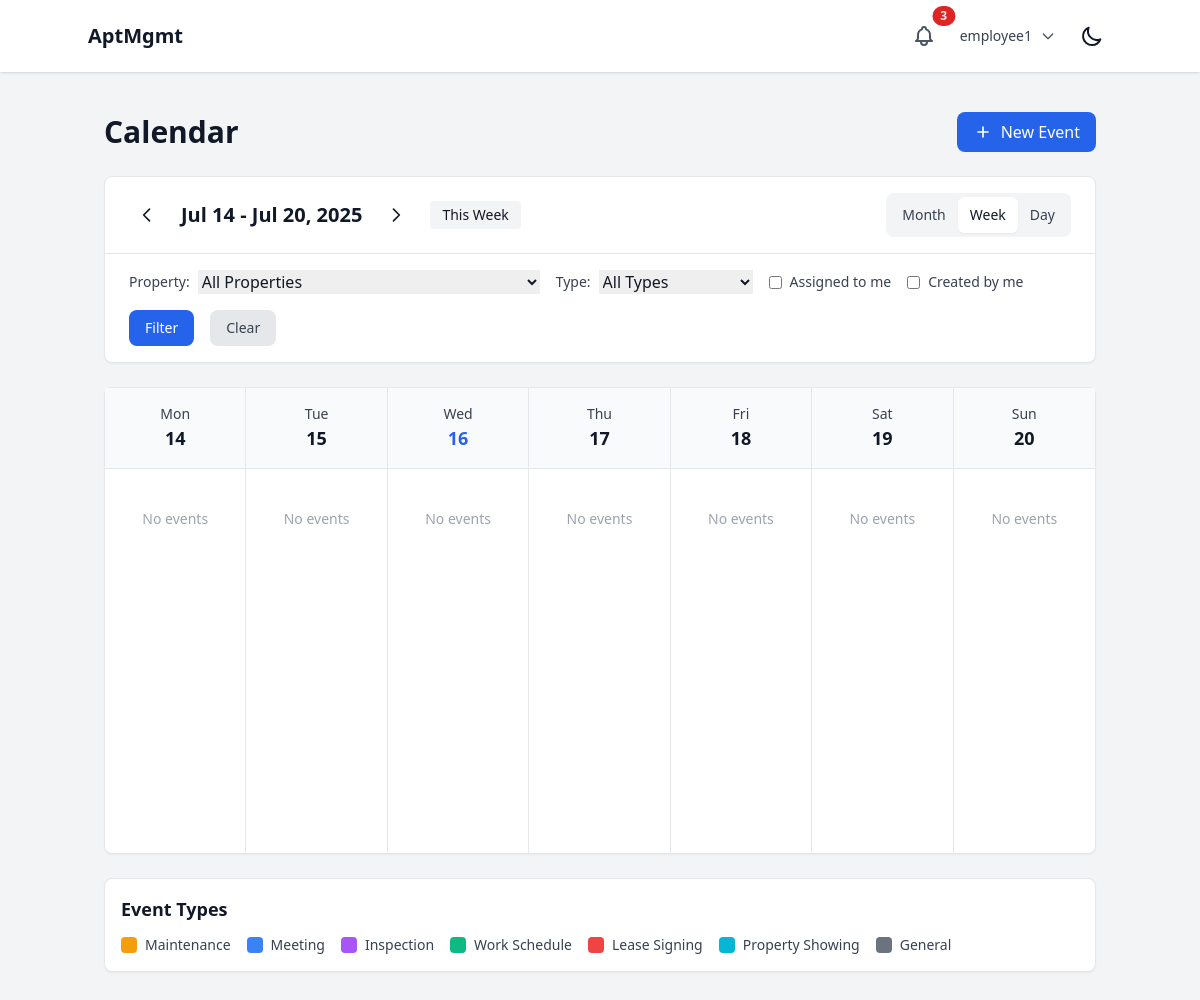
Page /calendar/week/ (signed in) on the earlier database version.
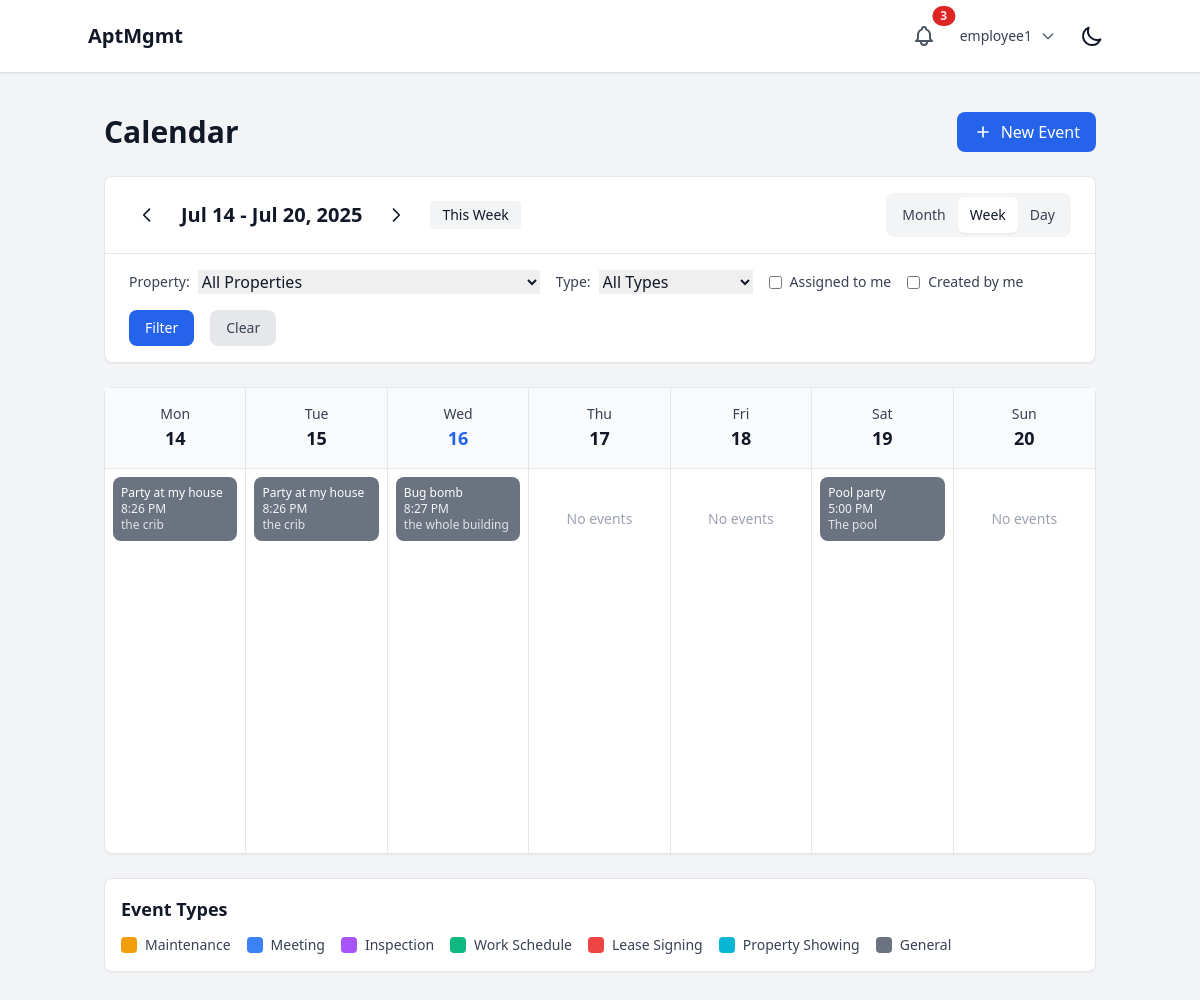
Same page on the later database version.
### events/models.py (models this page shows, shortened)
class CalendarEvent(models.Model):
    class EventType(models.TextChoices):
        MAINTENANCE = "MAINTENANCE", "Maintenance"
        MEETING = "MEETING", "Meeting"
        INSPECTION = "INSPECTION", "Inspection"
        WORK_SCHEDULE = "WORK_SCHEDULE", "Work Schedule"
        LEASE_SIGNING = "LEASE_SIGNING", "Lease Signing"
        PROPERTY_SHOWING = "PROPERTY_SHOWING", "Property Showing"
        GENERAL = "GENERAL", "General"
    class Priority(models.TextChoices):
        LOW = "LOW", "Low"
        MEDIUM = "MEDIUM", "Medium"
        HIGH = "HIGH", "High"
        URGENT = "URGENT", "Urgent"
    title = models.CharField(max_length=200)
    description = models.TextField(blank=True)
    event_type = models.CharField(max_length=20, choices=EventType.choices, default=EventType.GENERAL)
    priority = models.CharField(max_length=10, choices=Priority.choices, default=Priority.MEDIUM)
    start_datetime = models.DateTimeField()
    end_datetime = models.DateTimeField()
    is_all_day = models.BooleanField(default=False)
    property = models.ForeignKey(Property, on_delete=models.CASCADE, related_name="events")
    apartment_unit = models.ForeignKey(ApartmentUnit, on_delete=models.CASCADE, related_name="events", null=True, blank=True)
    location_details = models.CharField(max_length=200, blank=True)
    created_by = models.ForeignKey(settings.AUTH_USER_MODEL, on_delete=models.CASCADE, related_name="created_events")
    assigned_to = models.ManyToManyField(settings.AUTH_USER_MODEL, blank=True, related_name="assigned_events")
    maintenance_request = models.ForeignKey(MaintenanceRequest, on_delete=models.CASCADE, null=True, blank=True, related_name="calendar_events")
    is_completed = models.BooleanField(default=False)
    is_cancelled = models.BooleanField(default=False)
    is_private = models.BooleanField(default=False)  # Private to creator only
    created_at = models.DateTimeField(auto_now_add=True)
    updated_at = models.DateTimeField(auto_now=True)
    class Meta:
        ordering = ['start_datetime']

### events/views.py (the view, shortened to what this page needs)
# urls.py: path('week/', views.calendar_week_view, name='calendar_week'),
@login_required
def calendar_week_view(request):
    today = timezone.now().date()
    days_since_monday = today.weekday()
    start_date = today - timedelta(days=days_since_monday)
    end_date = start_date + timedelta(days=6)
    events = get_user_events(request.user, start_date, end_date)
    filter_form = EventFilterForm(request.GET, user=request.user)
    if filter_form.is_valid():
        events = apply_event_filters(events, filter_form.cleaned_data, request.user)
    week_days = []
    current_date = start_date
    for i in range(7):
        day_start = timezone.make_aware(datetime.combine(current_date, datetime.min.time()))
        day_end = timezone.make_aware(datetime.combine(current_date, datetime.max.time()))
        day_events = events.filter(
            start_datetime__lte=day_end,
            end_datetime__gte=day_start
        ).order_by('start_datetime')
        week_days.append({
            'date': current_date,
            'events': day_events,
            'is_today': current_date == today
        })
        current_date += timedelta(days=1)
    context = {
        'week_days': week_days,
        'start_date': start_date,
        'end_date': end_date,
        'filter_form': filter_form,
        'view_type': 'week',
        'today': today,
    }
    return render(request, 'events/calendar_week.html', context)

### events/forms.py
class EventFilterForm(forms.Form):
    EVENT_TYPE_CHOICES = [('', 'All Types')] + list(CalendarEvent.EventType.choices)
    PRIORITY_CHOICES = [('', 'All Priorities')] + list(CalendarEvent.Priority.choices)
    property = forms.ModelChoiceField(
        queryset=Property.objects.none(),
        required=False,
        empty_label="All Properties",
        widget=forms.Select(attrs={'class': 'form-select'})
    )
    event_type = forms.ChoiceField(
        choices=EVENT_TYPE_CHOICES,
        required=False,
        widget=forms.Select(attrs={'class': 'form-select'})
    )
    assigned_to_me = forms.BooleanField(
        required=False,
        widget=forms.CheckboxInput(attrs={'class': 'form-checkbox'})
    )
    created_by_me = forms.BooleanField(
        required=False,
        widget=forms.CheckboxInput(attrs={'class': 'form-checkbox'})
    )
    def __init__(self, *args, **kwargs):
        user = kwargs.pop('user', None)
        super().__init__(*args, **kwargs)
        if user and user.company:
            self.fields['property'].queryset = Property.objects.filter(company=user.company)

### properties/models.py (called while the page is built)
    def __str__(self):
        return f"{self.name} ({self.company.name})"

### events/templates/events/calendar_week.html (shortened to what the changed rows need)
{% extends 'base.html' %}
{% load form_tags %}
{% block content %}
<div class="container mx-auto px-4 py-6">
    <div class="flex justify-between items-center mb-6">
        <h1 class="text-3xl font-bold text-gray-900 dark:text-white">Calendar</h1>
    </div>
    <div class="bg-white dark:bg-gray-800 rounded-lg shadow-sm border border-gray-200 dark:border-gray-700 mb-6">
        <div class="px-6 py-4 border-b border-gray-200 dark:border-gray-700">
            <div class="flex flex-col lg:flex-row lg:items-center lg:justify-between space-y-4 lg:space-y-0">
                <div class="flex items-center space-x-4">
                    <h2 class="text-xl font-semibold text-gray-900 dark:text-white">
                        {{ start_date|date:"M d" }} - {{ end_date|date:"M d, Y" }}
                    </h2>
                </div>
            </div>
        </div>
    </div>
    <div class="bg-white dark:bg-gray-800 rounded-lg shadow-sm border border-gray-200 dark:border-gray-700">
        <div class="grid grid-cols-7 gap-0">
            {% for day in week_days %}
            <div class="border-r border-gray-200 dark:border-gray-700 last:border-r-0">
                <div class="p-4 border-b border-gray-200 dark:border-gray-700 bg-gray-50 dark:bg-gray-700">
                    <div class="text-center">
                        <div class="text-sm font-medium text-gray-700 dark:text-gray-300">
                            {{ day.date|date:"D" }}
                        </div>
                        <div class="text-lg font-semibold {% if day.is_today %}text-blue-600 dark:text-blue-400{% else %}text-gray-900 dark:text-white{% endif %}">
                            {{ day.date|date:"d" }}
                        </div>
                    </div>
                </div>
                <div class="min-h-96 p-2 space-y-1">
                    {% for event in day.events %}
                    {% with event_start_date=event.start_datetime|date:"Y-m-d" event_end_date=event.end_datetime|date:"Y-m-d" current_day_date=day.date|date:"Y-m-d" %}
                    {% if event_start_date == event_end_date or not event.is_all_day %}
                        <div class="p-2 rounded-lg cursor-pointer hover:opacity-80 transition-opacity"
                             style="background-color: {% if event.event_type == 'MAINTENANCE' %}#f59e0b{% elif event.event_type == 'MEETING' %}#3b82f6{% elif event.event_type == 'INSPECTION' %}#8b5cf6{% elif event.event_type == 'WORK_SCHEDULE' %}#10b981{% elif event.event_type == 'LEASE_SIGNING' %}#ef4444{% elif event.event_type == 'PROPERTY_SHOWING' %}#06b6d4{% else %}#6b7280{% endif %}; color: white;"
                             onclick="window.location.href='{% url 'events:event_detail' event.id %}'">
                            <div class="text-xs font-medium truncate">{{ event.title }}</div>
                            <div class="text-xs opacity-90">
                                {% if not event.is_all_day %}
                                    {{ event.start_datetime|date:"g:i A" }}
                                {% else %}
                                    All day
                                {% endif %}
                            </div>
                            {% if event.location_details %}
                            <div class="text-xs opacity-80 truncate">{{ event.location_details }}</div>
                            {% endif %}
                        </div>
                    {% endif %}
                    {% endwith %}
                    {% empty %}
                    <div class="text-center text-gray-400 dark:text-gray-600 text-sm py-8">
                        No events
                    </div>
                    {% endfor %}
                </div>
            </div>
            {% endfor %}
        </div>
    </div>
</div>
{% endblock %}

Differences in the rows shown:
added CalendarEvent: title "Party at my house", start_datetime "8:26 PM", location_details "the crib"
added CalendarEvent: title "Bug bomb", start_datetime "8:27 PM", location_details "the whole building", shown under "Wed"
added CalendarEvent: title "Pool party", start_datetime "5:00 PM", location_details "The pool", shown under "Sat"
Other differences:
list line gone: "No events"
